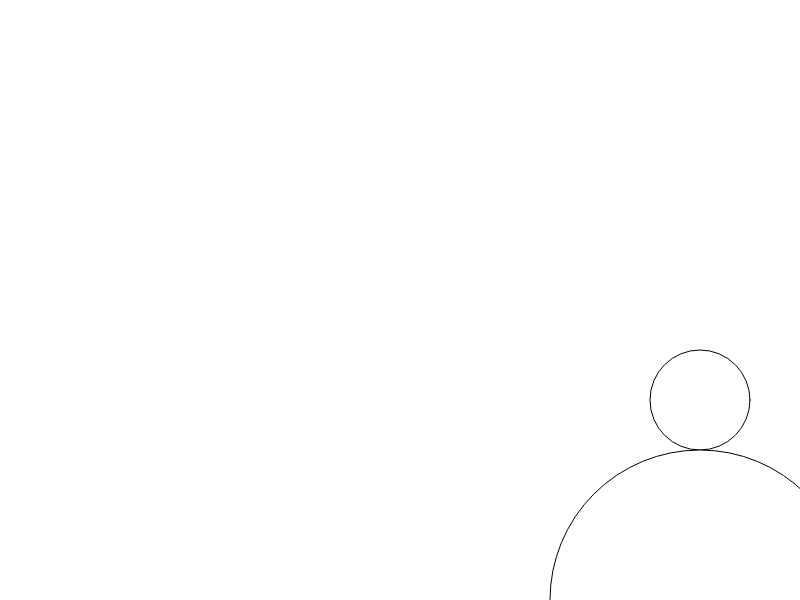
Frame 1 (no input)
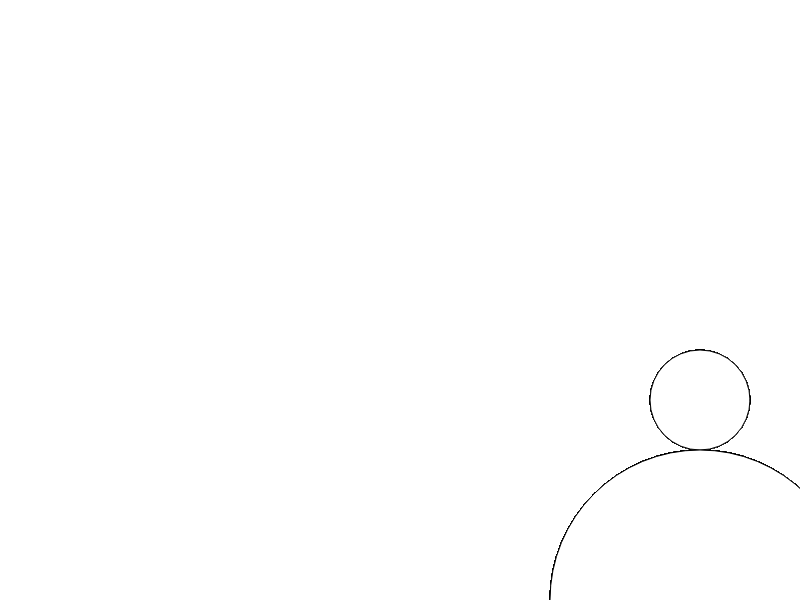
Frame 60 (no input)
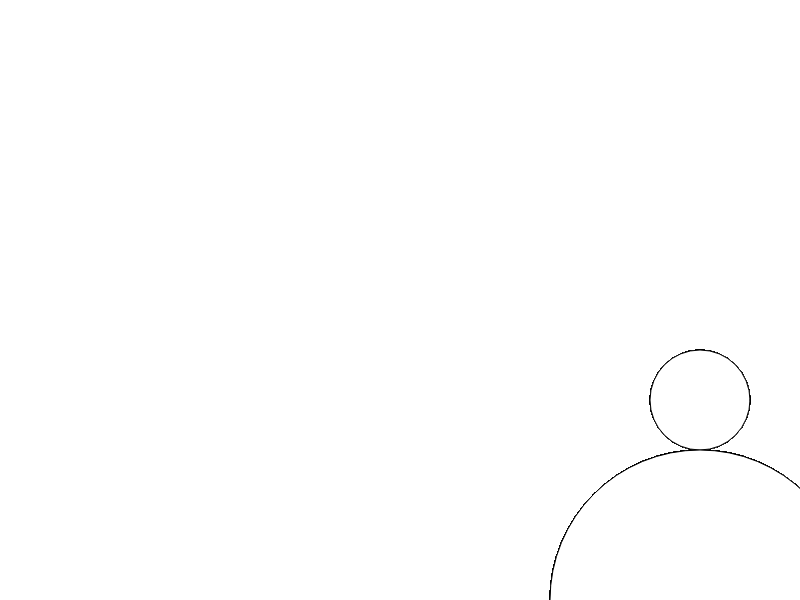
Frame 120 (the mouse pressed at the canvas centre since frame 60)

The p5.js sketch that drew these frames (run headless with seeded random() and noise() and a simulated clock; from frame 60 on, the mouse is pressed at the canvas centre):

// p5.js sketch
// ── sketch.js
function setup() {
  // put setup code here
  //create a canvas
  createCanvas(800,600);
}

function draw() {
  //create variables for the width, height, x, and y values
let width=100;
let height=100;
let x=700;
let y=400;
let scale=3;
// put drawing code here
  ellipse(x,y,width,height);
  ellipse(x,y+200,width*scale,height*scale);
}
